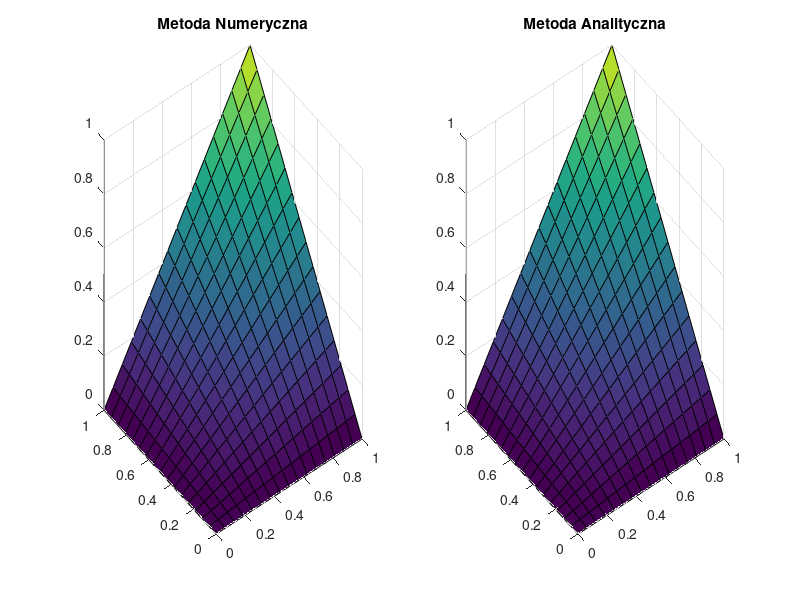

Write MATLAB code to recreate this figure.
clear, clc;
tic
% zad 1
% Przykładowe dane
nx = 15; ny = 15; xa = 0; xb = 1; ya = 0; yb = 1;
f = @(x, y) 0;
g = @(x, y) x.*y;
uxa = @(x) 0; %u1
uxb = @(x) x; %u3
uya = @(y) 0; %u4
uyb = @(y) y; %u2

% Obliczenia
h = (xb-xa)/(nx+1);
k = (yb-ya)/(ny+1);
xM = linspace(xa + h, xb - h, nx);
yM  = linspace(ya+k, yb-k, ny);
T = -2*(h^2 + k^2) * eye(nx) + k^2 * diag(diag(eye(nx-1)),-1) + k^2 * diag(diag(eye(nx-1)),1);
I = eye(nx);
B = kron(eye(ny), T);
C = kron(diag(diag(eye(ny-1)),-1), h^2 * I);
D = kron(diag(diag(eye(ny-1)),1), h^2 * I);
A = B + C + D;

[X1 Y1] = meshgrid(xM,yM);
F = f(X1, Y1)' .* ones(nx, ny);
F = h^2 * k^2 .* F;
F(:, 1) = F(:, 1) - h^2 * uxa(xM)';
F(:, ny) = F(:, ny) - h^2 * uxb(xM)';
F(1, :) = F(1, :) - k^2 * uya(yM);
F(nx, :) = F(nx, :) - k^2 * uyb(yM);
F = reshape(F,  nx*ny, 1);
% Rozwiązanie
U = linsolve(A,F);
U = reshape(U,  nx, ny)';
[X,Y] = meshgrid(xa:h:xb, ya:k:yb);
U = [uya(yM)' .* diag(eye(ny)), U, uyb(yM)' .* diag(eye(ny))];
XM = [xa xM xb];
G = g(X,Y);
U = [uxa(XM)' .* diag(eye(nx+2)), U', uxb(XM)' .* diag(eye(nx+2))]';
% Błąd
Error = max(max(abs(G-U)));
% Wykres
subplot(1,2,1)
surf(X,Y,U)
title('Metoda Numeryczna')
subplot(1,2,2)
surf(X,Y,G)
title('Metoda Analityczna')
toc
